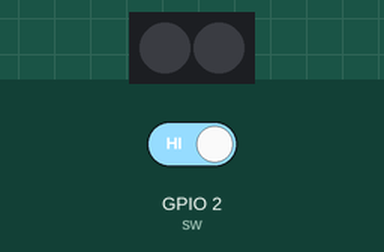
A program run on a simulated ESP32 board running MicroPython. Parts: 2 RGB LEDs in strip order, left to right. The inputs (shaded band) are chosen by the test bench; at power-on: GPIO 2 (sw) HIGH. Dim RGB values are drawn brighter than linear.

Above: at 1.2 s.
1.3 s: GPIO 2 (sw) driven LOW
4.3 s: GPIO 2 (sw) driven HIGH
5.8 s: GPIO 2 (sw) driven LOW
At 8.8 s:
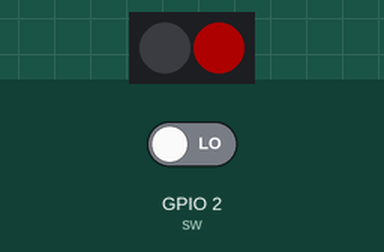
Timing chart, 0 to 14.8 s (numbered marks = the images above; inputs shaded):
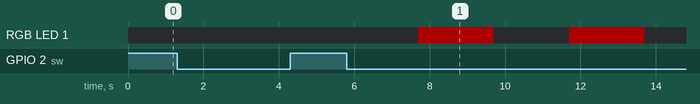

The program:

sw-ex3.py
```python
#　0P01023 -  ピョー　ウェイ　ソー

from machine import Pin
from neopixel import NeoPixel
from time import sleep

led = NeoPixel(Pin(10,Pin.OUT),2)
sw  = Pin(2,Pin.IN)

#  Program Settings

press_actv_dur_s = 2  #  long press duration in sec
RED = ( 50, 0, 0 )    #  colors in RGB system
OFF = (  0, 0, 0 )
led[1] = RED

def check_frequency() :
    sleep(0.1)

count_number = press_actv_dur_s * 0.1 * 100
count = 0

try :
    while True :
        if  sw.value() == 0 :
                count += 1
        else   :
                count = 0


        if count >= count_number   :
            if led[1] == OFF :
                led[1] = RED
                led.write()

            elif led[1] == RED :
                led[1] = OFF
                led.write()
            count = 0

        check_frequency()

except KeyboardInterrupt:
         led[1] = OFF
         led.write()
         print("Program stopped")
```

Measured:
- after the input at 1.3 s, every drawn part: stays the same
- after the input at 4.3 s, every drawn part: stays the same
- after the input at 5.8 s, RGB LED 1: alternates RGB(50, 0, 0) for 2.0 s and off for 2.0 s, starting after 1.9 s
